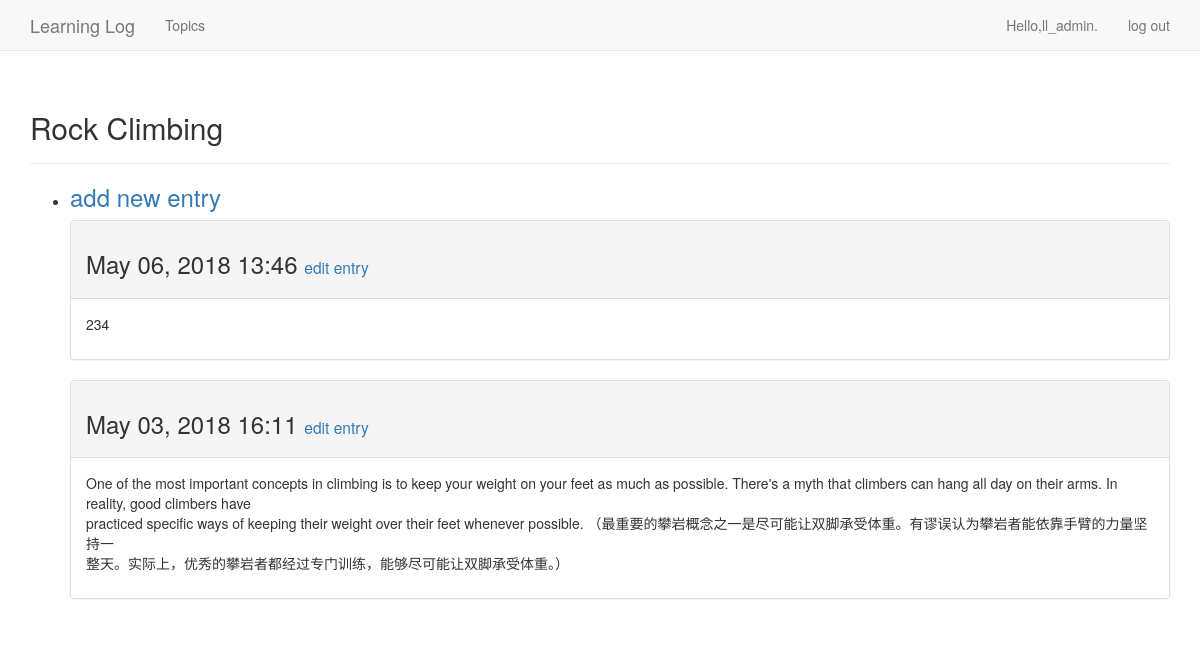
The page /topics/2/ (signed in) on the database its author committed.
### learning_logs/models.py (models this page shows, shortened)
class Topic(models.Model):
	text = models.CharField(max_length=200)
	date_added = models.DateTimeField(auto_now_add= True)
	owner = models.ForeignKey(User,on_delete=models.CASCADE)
	def __str__(self):
		return self.text

class Entry(models.Model):
	topic = models.ForeignKey('Topic',on_delete=models.CASCADE)
	text = models.TextField()
	date_added = models.DateTimeField(auto_now_add=True)
	class Meta:
		verbose_name_plural = 'entries'

### learning_logs/views.py (the view)
# urls.py: re_path('topics/(?P<topic_id>\d+)/',views.topic,name='topic'),
@login_required
def topic(request,topic_id):
	topic = Topic.objects.get(id=topic_id)
	check_topic_owner(topic,request)
	entries = topic.entry_set.order_by('-date_added')
	context = {'topic':topic,'entries':entries}
	return render(request,'learning_logs/topic.html',context)

### learning_logs/views.py (called while the page is built)
def check_topic_owner(topic,request):
	if topic.owner != request.user:
		raise Http404

### learning_logs/templates/learning_logs/topic.html
{% extends "learning_logs/base.html" %}
{% block header %}
  <h2>{{ topic }}</h2>
{% endblock header %}
{% block content %}
  <ul>
    <li>
      <h3>
        <a href="{% url 'learning_logs:new_entry' topic.id %}">add new entry</a>
      </h3>
    </li>
  {% for entry in entries %}
    <div class="panel panel-default">
      <div class="panel-heading">
        <h3>
          {{ entry.date_added|date:'M d, Y H:i' }}
          <small>
            <a href="{% url 'learning_logs:edit_entry' entry.id %}">
              edit entry</a>
          </small>
        </h3>
      </div>
      <div class="panel-body">
        {{ entry.text|linebreaks }}
      </div>
    </div>
    {% empty %}
      There are no entries for this topic yet.
    {% endfor %}
    </ul>
{% endblock content %}

### learning_logs/templates/learning_logs/base.html (shortened to what this page needs)
{% load bootstrap3 %}
<!DOCTYPE html>
<html lang="en">
  <head>
  	{% bootstrap_css %}
  </head>
  <body>
  	<nav class="navbar navbar-default navbar-static-top">
  		<div class="container">
  			<div class="navbar-header">
  				<a class="navbar-brand" href="{% url 'learning_logs:index' %}">Learning Log</a>
  				</div>
  				<div id="navbar" class="navbar-collapse collapse">
  					<ul class="nav navbar-nav">
  						<li><a href="{% url 'learning_logs:topics' %}">Topics</a></li>
  					</ul>
  					<ul class="nav navbar-nav navbar-right">
  						{% if user.is_authenticated %}
  						  <li><a>Hello,{{user.username}}.</a></li>
  						  <li><a href="{% url 'users:logout' %}">log out</a></li>
  						{% else %}
  						  <li><a href="{% url 'users:register' %}">register</a></li>
  						  <li><a href="{% url 'users:login' %}">log in</a></li>
  						{% endif %}
  					</ul>
  				</div>
  			</div>
  		</nav>
  		<div class="container">
  			<div class="page-header">
  				{% block header %}{% endblock header %}
  			</div>
  			<div>
  				{% block content %}{% endblock content %}
  			</div>
  		</div>
  	</body>
  </html>

### rows shown on the page
Topic: text "Rock Climbing"
Entry: date_added "May 06, 2018 13:46", text "234"
Entry: date_added "May 03, 2018 16:11", text "One of the most important concepts in climbing is to keep your weight on your feet as much as possible. There's a myth that climbers can hang all day on their arms. In reality, good climbers have practiced specific ways of keeping their weight over their feet whenever possible. （最重要的攀岩概念之一是尽可能让双脚承受体重。有谬误认为攀岩者能依靠手臂的力量坚持一 整天。实际上，优秀的攀岩者都经过专门训练，能够尽可能让双脚承受体重。）"

### other values the page prints
{{ user.username }} "ll_admin"
